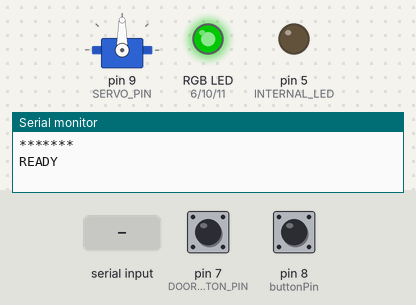
Bench run of a sketch on a simulated Arduino Uno, built with avr-gcc and run on an emulated ATmega328P. Parts: servo, an RGB LED mixed from three pins (HIGH = lit), output pins drawn as LEDs (lit = HIGH), the last lines printed to the serial monitor. Dashed ring = blinking. The inputs (shaded band) are chosen by the test bench; at power-on: pin 8 (buttonPin) HIGH, pin 7 (DOOR_BUTTON_PIN) LOW. Dim RGB values are drawn brighter than linear.

Above: at 2.2 s.
2.3 s: "0\n" received over Serial
At 2.37 s:
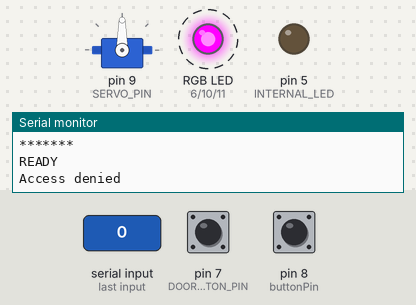
5.3 s: byte 49 ('1') received over Serial
At 7.3 s:
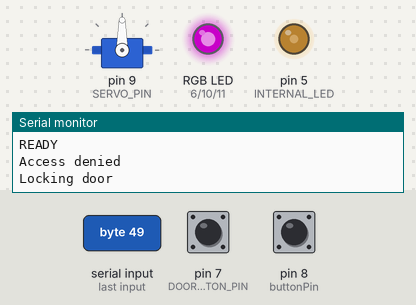
7.6 s: pin 8 (buttonPin) pulled LOW for 0.15 s
At 8.91 s:
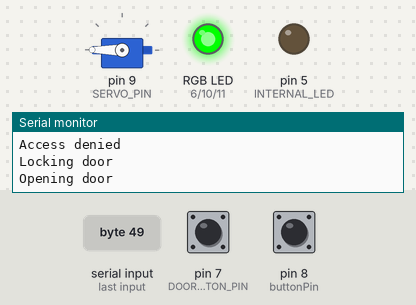
10.6 s: byte 51 ('3') received over Serial
At 11.7 s:
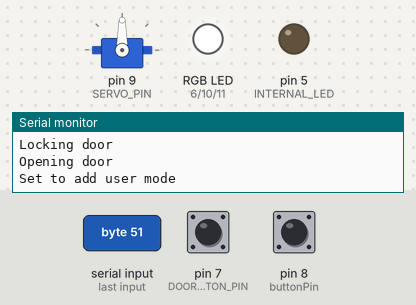
12.1 s: byte 48 ('0') received over Serial
At 12.17 s:
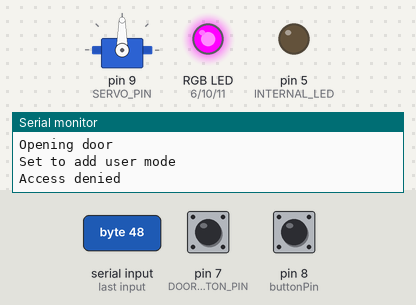
15.1 s: byte 50 ('2') received over Serial
At 16.4 s:
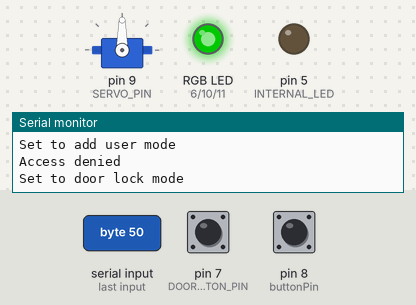
Timing chart, 0 to 17.6 s (numbered marks = the images above; inputs shaded):
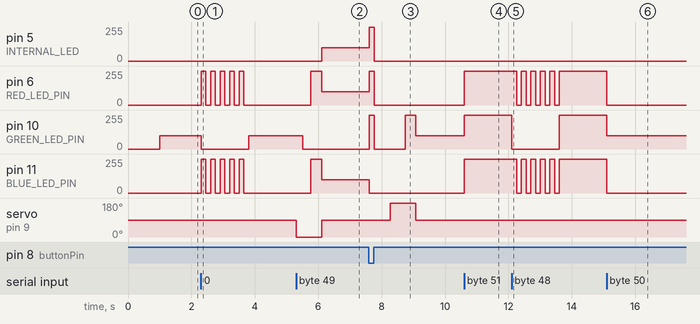

The sketch:

ArduinoRFIDlock.pde
```cpp
#include <NewSoftSerial.h>
//#include <EEPROM.h>
#include <Servo2.h>
/*#ifndef TEST
 #define TEST
 #include <ArduinoTestSuite.h>
 #include "TestIdStorage.h"
 #endif
 */
//#include "IdStorage.h"


Servo myservo;

const int SerInToArdu=2; //Defines pin data passes to Arduino over from RFID reader
const int SerOutFrmArdu=4; //Not used, but
//"fills" a parameter in the set up of
//mySerialPort
const int buttonPin = 8; // Digital pin for button
int lastButton = HIGH;
int currentButton = HIGH;

const int ACCESS_DENIED = 0;
const int TOGGLE_DOORE_LOCK = 1;
const int TOGGLE_ADMIN_MODE = 2;

const int SERVO_PIN = 9;
const int RED_LED_PIN = 6;
const int GREEN_LED_PIN = 10;
const int BLUE_LED_PIN = 11;
const int INTERNAL_LED = 5;
const int DOOR_BUTTON_PIN = 7;

const int RED_INTENSITY = 100;
const int GREEN_INTENSITY = 100;

boolean doorIsOpen = true;


NewSoftSerial mySerialPort(SerInToArdu,SerOutFrmArdu);
//  Creates serial port for RFID reader to be attached to.
//  Using pins 0 and 1 is problematic, as they are also
//     connecting the development PC to the Arduino for
//     programming, and for the output sent to the serial
//     monitor.

byte id[12];
int bytePos = 0;
int incomingByte=0;


#define STATE_ADD_USER 0
#define STATE_DOOR_LOCK 1
byte state = STATE_DOOR_LOCK;

void setup()
{
  Serial.begin(9600);//For access to serial monitor channel
  Serial.println("*******");
  Serial.println("READY");
  delay(1000);
  mySerialPort.begin(9600);
  myservo.attach(SERVO_PIN);
  myservo.write(90);
  pinMode(buttonPin,INPUT);
  // IdStorageTest test;
  setCorrectLight();


};

void loop()
{
  //Serial.println("start loop");
  // Check RFID reader
  while (mySerialPort.available() > 0) {
    // read the incoming byte from the serial buffer
    incomingByte = mySerialPort.read();
    //Serial.println("got rfid data");
    if(incomingByte != 2 && incomingByte != 3) {
      Serial.print(incomingByte,BYTE);
      id[bytePos] = incomingByte;
      bytePos = bytePos + 1;
    }
    else if (incomingByte==3) {
      bytePos = 0;
      Serial.print('\n');
    }
    else if (incomingByte==2) {
      bytePos = 0;
      Serial.print("ID: ");
    }
  }

  // Check lock button
  currentButton = debounce(lastButton);
  if (lastButton == HIGH && currentButton == LOW) {
    lastButton = currentButton;
    buttonLoop();
  }
  delay(5);
  lastButton = currentButton;

  // Check usb
  while (Serial.available() > 0) {
    switch (Serial.read()) {
    case '0':
      Serial.println("Access denied");
      blinkLight(255, 0, 255, 300, 5);
      break;
    case '1':
      toggleDoorLock();
      break;
    case '2':
      setState(STATE_DOOR_LOCK);
      Serial.println("Set to door lock mode");
      break;
    case '3':
      setState(STATE_ADD_USER);
      Serial.println("Set to add user mode");
      break;

    }
  }
}

void buttonLoop(){
  int ms = 0;
  int cycle = 0;
  int led = 255;
  int blinkPeriod = 500;

  analogWrite(INTERNAL_LED,led);
  changeColor(led,led,0);

  // Waiting for realese of button
  while(isButtonPushed())
    delay(20);

  // Waiting for button to be pushed or door to open
  while( doorIsOpen && (isDoorClosed() || isButtonPushed()) ){
    delay(20);
  }


  while (true){
    ms += 5;
    cycle += 5;
    delay(5);
    //currentButton = debounce(lastButton);
    if (isDoorClosed())//(lastButton == HIGH && currentButton == LOW){
      break;


    if (cycle >= blinkPeriod){
      cycle = 0;

      if(led == 0)
        led = 255;
      else
        led = 0;

      analogWrite(INTERNAL_LED,led);
      changeColor(led,led,0);
    }

  }
  analogWrite(INTERNAL_LED,0);
  changeColor(0,0,0);
  delay(500);
  toggleDoorLock();
}

boolean debounce(boolean last)
{
  boolean current = digitalRead(buttonPin);
  if (last != current) {
    delay(5);
    current = digitalRead(buttonPin);
  }
  return current;
}


void setState(int newState){
  state = newState;
  setCorrectLight();
}

void toggleDoorLock() {

  if (doorIsOpen) {
    Serial.println("Locking door");
    //myservo.write(5);
    turnCW(800);
  }
  else {
    Serial.println("Opening door");
    turnCCW(800);
    //myservo.write(175);
  }

  doorIsOpen = !doorIsOpen;
  setCorrectLight();
}

void turnCCW(int waitTime) {
  myservo.write(180);
  redToGreen(waitTime);
  myservo.write(90);
}

void turnCW(int waitTime) {
  myservo.write(0);
  greenToRed(waitTime);
  myservo.write(90);
}

boolean isButtonPushed() {
  return digitalRead(buttonPin) == LOW;
}

boolean isDoorClosed() {
  return digitalRead(DOOR_BUTTON_PIN) == LOW;
}

void changeColor(int red, int green, int blue){
  analogWrite(RED_LED_PIN,red);
  analogWrite(GREEN_LED_PIN,green);
  analogWrite(BLUE_LED_PIN,blue);
}

void setCorrectLight(){
  if (state ==  STATE_DOOR_LOCK){
    if(doorIsOpen) {
      analogWrite(INTERNAL_LED,0);
      changeColor(0,GREEN_INTENSITY,0);
    }
    else {
      changeColor(RED_INTENSITY,0,RED_INTENSITY);
      analogWrite(INTERNAL_LED,100);
    }
  }
  else {
    changeColor(255,255,255);
  }
}

void blinkLight(int red, int green, int blue, int period, int cycles) {
  for (int i = 0; i<cycles; i++) {
    changeColor(red,green,blue);
    delay(period/2);
    changeColor(0,0,0);
    delay(period/2);
  }
  setCorrectLight();
}


void redToGreen(int waitTime) {
  int red = RED_INTENSITY;
  int green = 0;
  int waitedTime = 0;
  for (int i = 0; i<RED_INTENSITY; i++) {
    red --;
    changeColor(red,green,red);
    delay(2);
    waitedTime = waitedTime + 2;
  }
  for (int i = 0; i<255; i++) {
    green ++;
    changeColor(red,green,red);
    delay(1);
    waitedTime++;
  }
  delay(waitTime-waitedTime);
}


void greenToRed(int waitTime) {
  int red = 0;
  int green = GREEN_INTENSITY;
  int waitedTime = 0;
  for (int i = 0; i<GREEN_INTENSITY; i++) {
    green --;
    changeColor(red,green,red);
    delay(2);
    waitedTime = waitedTime + 2;
  }
  for (int i = 0; i<255; i++) {
    red ++;
    changeColor(red,green,red);
    delay(1);
    waitedTime++;
  }
  delay(waitTime-waitedTime);
}
```

Measured:
- after the input at 2.3 s, pin 6 (RED_LED_PIN), pin 11 (BLUE_LED_PIN): alternates 255/255 for 0.15 s and 0/255 for 0.15 s, 10 changes in all, then stays 0/255, starting at once; pin 10 (GREEN_LED_PIN): 100/255 → 0/255 at once, → 100/255 1.5 s later
- after the input at 5.3 s, pin 5 (INTERNAL_LED): 0/255 → 100/255 after 0.82 s; pin 6 (RED_LED_PIN), pin 11 (BLUE_LED_PIN): 0/255 → 255/255 after 0.47 s, → 100/255 0.35 s later; pin 10 (GREEN_LED_PIN): 100/255 → 0/255 after 0.21 s; servo on pin 9 (SERVO_PIN): 90° → 0° at once, → 90° 0.81 s later
- after the input at 7.6 s, pin 5 (INTERNAL_LED), pin 6 (RED_LED_PIN): 100/255 → 255/255 at once, → 0/255 0.17 s later
- after the input at 10.6 s, pin 6 (RED_LED_PIN), pin 11 (BLUE_LED_PIN): 0/255 → 255/255 at once; pin 10 (GREEN_LED_PIN): 100/255 → 255/255 at once
- after the input at 12.1 s, pin 6 (RED_LED_PIN), pin 11 (BLUE_LED_PIN): alternates 255/255 for 0.15 s and 0/255 for 0.15 s, 10 changes in all, then stays 255/255, starting after 0.15 s; pin 10 (GREEN_LED_PIN): 255/255 → 0/255 at once, → 255/255 1.5 s later
- after the input at 15.1 s, pin 6 (RED_LED_PIN), pin 11 (BLUE_LED_PIN): 255/255 → 0/255 at once; pin 10 (GREEN_LED_PIN): 255/255 → 100/255 at once
